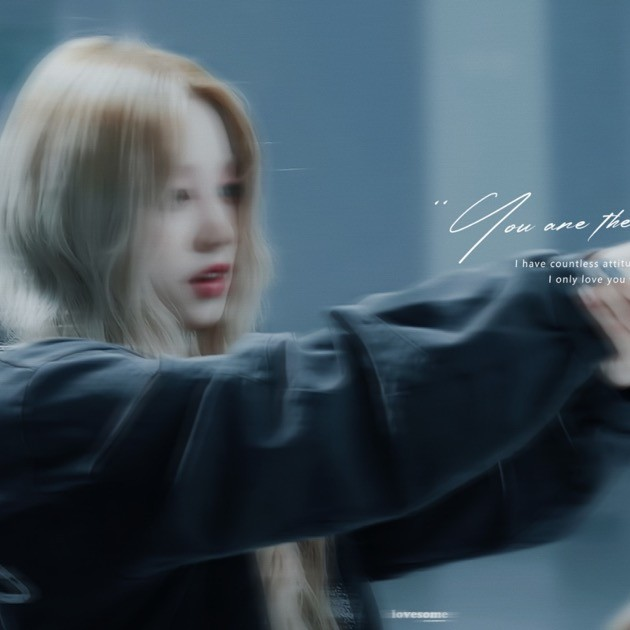
#> input picture topic3/code/imageD.jpg, 630 x 630 px
$ python image_filter.py
#> lines starting #> are read from the running program, lines starting #| are printed output that depends on the picture
import cv2
import numpy as np
import matplotlib.pyplot as plt

# 滤波操作
img = cv2.imread("imageD.jpg", cv2.IMREAD_GRAYSCALE)  # 替换为需要滤波的图像
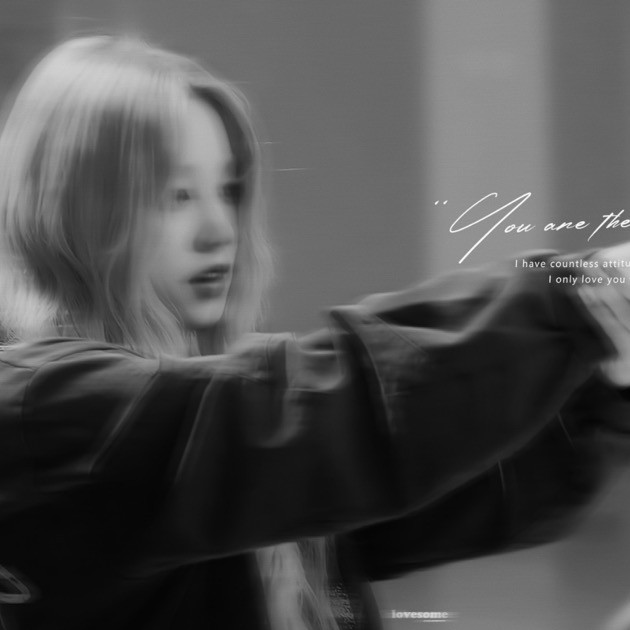
#> img: shape (630, 630); min 3, max 255, mean 79.9

# 频域滤波
fft = np.fft.fft2(img)
fft_shifted = np.fft.fftshift(fft)


# 创建高通滤波器
def create_highpass_filter(shape, radius):
    rows, cols = shape
    crow, ccol = rows // 2, cols // 2
    mask = np.zeros((rows, cols), np.uint8)
    mask[crow - radius : crow + radius, ccol - radius : ccol + radius] = 1
    mask = 1 - mask  # 反转，得到高通
    return mask


# 创建低通滤波器
def create_lowpass_filter(shape, radius):
    rows, cols = shape
    crow, ccol = rows // 2, cols // 2
    mask = np.zeros((rows, cols), np.uint8)
    mask[crow - radius : crow + radius, ccol - radius : ccol + radius] = 1
    return mask


# 应用高通滤波器
radius = 30  # 调整半径以控制滤波强度
highpass_mask = create_highpass_filter(img.shape, radius)
fft_filtered_high = fft_shifted * highpass_mask
img_filtered_high = np.fft.ifft2(np.fft.ifftshift(fft_filtered_high))
img_filtered_high = np.abs(img_filtered_high)
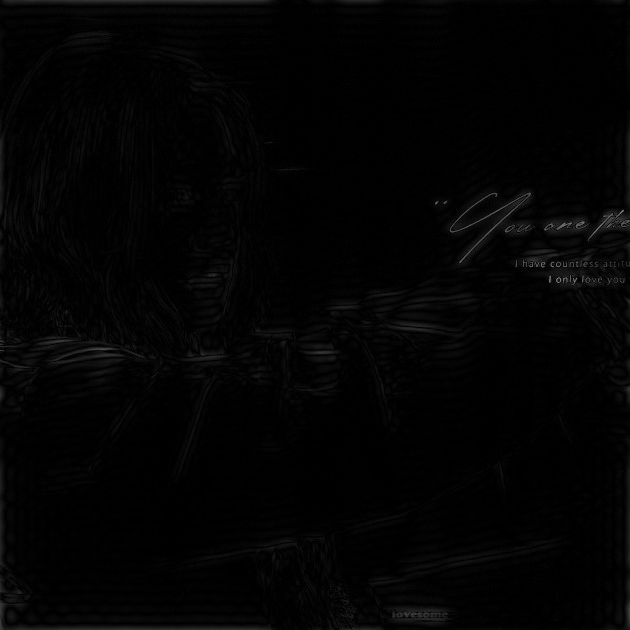
#> img_filtered_high: shape (630, 630) float64; min 0.00402, max 134.7, mean 3.7
img_filtered_high = np.uint8(img_filtered_high)

# 应用低通滤波器
radius = 30  # 调整半径以控制滤波强度
lowpass_mask = create_lowpass_filter(img.shape, radius)
fft_filtered_low = fft_shifted * lowpass_mask
img_filtered_low = np.fft.ifft2(np.fft.ifftshift(fft_filtered_low))
img_filtered_low = np.abs(img_filtered_low)
img_filtered_low = np.uint8(img_filtered_low)

# 空域滤波 (使用 OpenCV 的 filter2D 函数)
# 创建高斯模糊核
kernel_size = (5, 5)  # 调整核大小以控制模糊程度
sigma = 0
blurred_img = cv2.GaussianBlur(img, kernel_size, sigma)

# 创建锐化核
sharpen_kernel = np.array([[-1, -1, -1], [-1, 9, -1], [-1, -1, -1]])
sharpened_img = cv2.filter2D(img, -1, sharpen_kernel)

# 显示滤波结果
plt.figure(figsize=(8, 10))
plt.subplot(321), plt.imshow(img, cmap="gray"), plt.title("Original Image")
plt.subplot(323), plt.imshow(img_filtered_high, cmap="gray"), plt.title(
    "Highpass Filter (Frequency Domain)"
)
plt.subplot(324), plt.imshow(img_filtered_low, cmap="gray"), plt.title(
    "Lowpass Filter (Frequency Domain)"
)
plt.subplot(325), plt.imshow(blurred_img, cmap="gray"), plt.title(
    "Gaussian Blur (Spatial Domain)"
)
plt.subplot(326), plt.imshow(sharpened_img, cmap="gray"), plt.title(
    "Sharpening (Spatial Domain)"
)
plt.show()
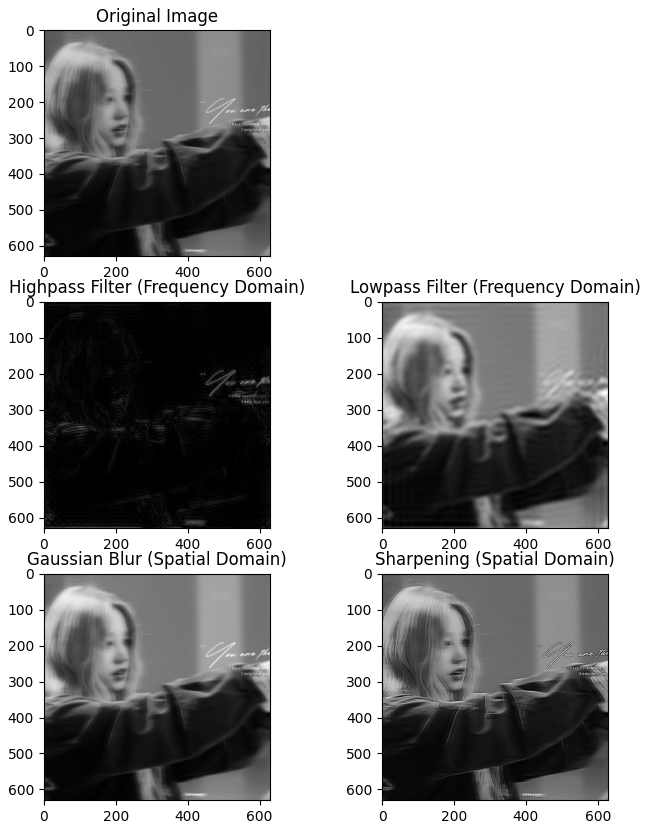
#> figure drawn by matplotlib, 5 panels

$ run again, with topic3/code/imageC.jpg copied over topic3/code/imageD.jpg
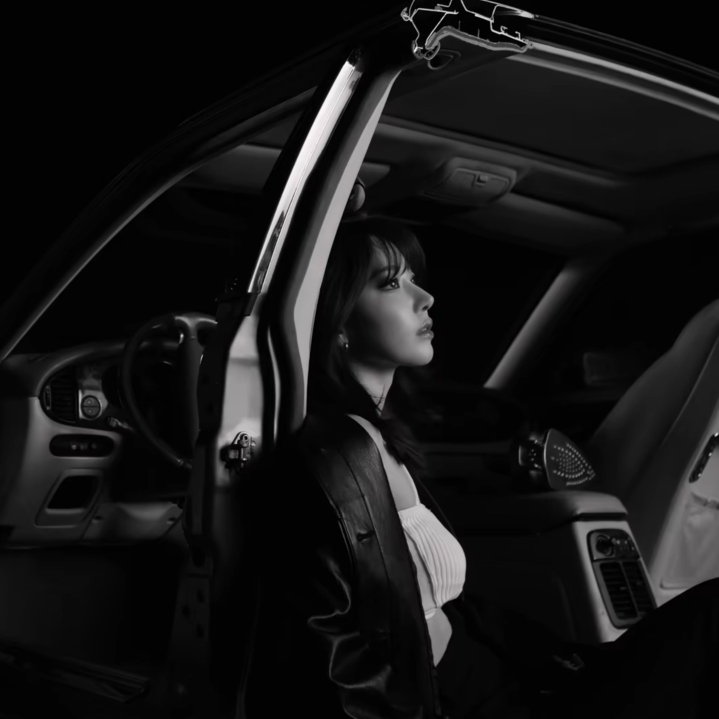
#> input picture topic3/code/imageC.jpg, 1438 x 1438 px (shown at 1/2 size)
#> `img_filtered_high = np.abs(img_filtered_high)`:
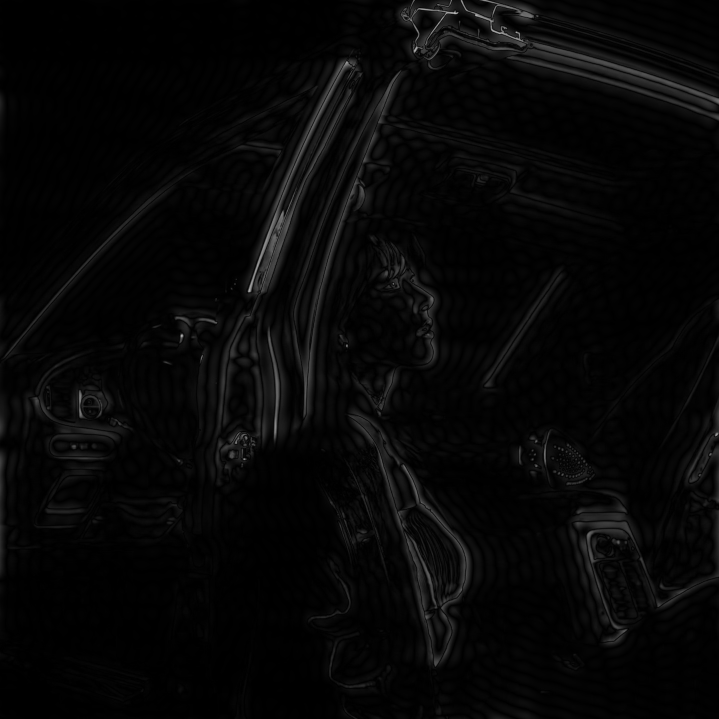
#> img_filtered_high: shape (1438, 1438) float64 (shown at 1/2 size); min 0.00154, max 194.4, mean 7.2
#> `img_filtered_low = np.abs(img_filtered_low)`:
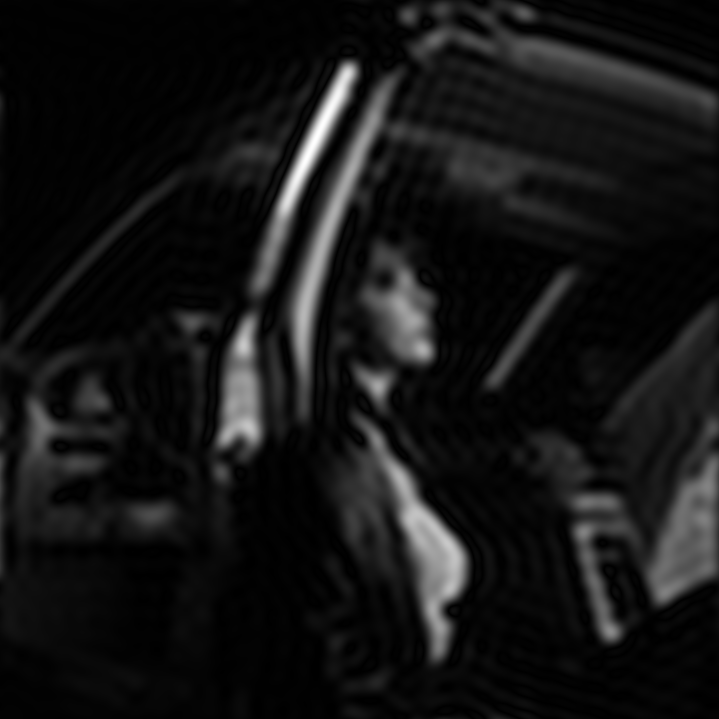
#> img_filtered_low: shape (1438, 1438) float64 (shown at 1/2 size); min 0.00871, max 265.4, mean 22.1; drawn with min black and max white
